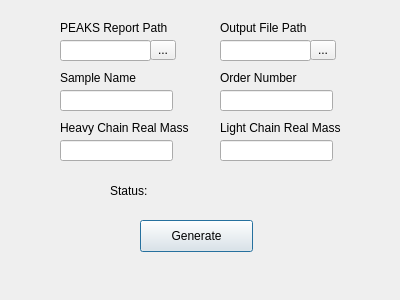
<?xml version="1.0" encoding="UTF-8"?>
<ui version="4.0">
 <class>Report_Auto_Generator</class>
 <widget class="QDialog" name="Report_Auto_Generator">
  <property name="geometry">
   <rect>
    <x>0</x>
    <y>0</y>
    <width>400</width>
    <height>300</height>
   </rect>
  </property>
  <property name="minimumSize">
   <size>
    <width>400</width>
    <height>300</height>
   </size>
  </property>
  <property name="maximumSize">
   <size>
    <width>400</width>
    <height>300</height>
   </size>
  </property>
  <property name="windowTitle">
   <string>Auto_Report_Generator</string>
  </property>
  <widget class="QLabel" name="label_3">
   <property name="geometry">
    <rect>
     <x>220</x>
     <y>70</y>
     <width>121</width>
     <height>16</height>
    </rect>
   </property>
   <property name="text">
    <string>Order Number</string>
   </property>
  </widget>
  <widget class="QLabel" name="label_2">
   <property name="geometry">
    <rect>
     <x>220</x>
     <y>120</y>
     <width>141</width>
     <height>16</height>
    </rect>
   </property>
   <property name="text">
    <string>Light Chain Real Mass</string>
   </property>
  </widget>
  <widget class="QLabel" name="label_5">
   <property name="geometry">
    <rect>
     <x>60</x>
     <y>120</y>
     <width>141</width>
     <height>16</height>
    </rect>
   </property>
   <property name="text">
    <string>Heavy Chain Real Mass</string>
   </property>
  </widget>
  <widget class="QLineEdit" name="hrmass">
   <property name="geometry">
    <rect>
     <x>60</x>
     <y>140</y>
     <width>113</width>
     <height>21</height>
    </rect>
   </property>
  </widget>
  <widget class="QLineEdit" name="sname">
   <property name="geometry">
    <rect>
     <x>60</x>
     <y>90</y>
     <width>113</width>
     <height>21</height>
    </rect>
   </property>
  </widget>
  <widget class="QToolButton" name="Report_path_chooser">
   <property name="geometry">
    <rect>
     <x>150</x>
     <y>40</y>
     <width>26</width>
     <height>20</height>
    </rect>
   </property>
   <property name="text">
    <string>...</string>
   </property>
   <property name="autoRaise">
    <bool>false</bool>
   </property>
  </widget>
  <widget class="QLabel" name="label">
   <property name="geometry">
    <rect>
     <x>60</x>
     <y>20</y>
     <width>121</width>
     <height>16</height>
    </rect>
   </property>
   <property name="text">
    <string>PEAKS Report Path</string>
   </property>
  </widget>
  <widget class="QLineEdit" name="lrmass">
   <property name="geometry">
    <rect>
     <x>220</x>
     <y>140</y>
     <width>113</width>
     <height>21</height>
    </rect>
   </property>
  </widget>
  <widget class="QPushButton" name="generatebin">
   <property name="geometry">
    <rect>
     <x>140</x>
     <y>220</y>
     <width>113</width>
     <height>32</height>
    </rect>
   </property>
   <property name="text">
    <string>Generate</string>
   </property>
  </widget>
  <widget class="QLineEdit" name="onumber">
   <property name="geometry">
    <rect>
     <x>220</x>
     <y>90</y>
     <width>113</width>
     <height>21</height>
    </rect>
   </property>
  </widget>
  <widget class="QLabel" name="label_4">
   <property name="geometry">
    <rect>
     <x>60</x>
     <y>70</y>
     <width>121</width>
     <height>16</height>
    </rect>
   </property>
   <property name="text">
    <string>Sample Name</string>
   </property>
  </widget>
  <widget class="QLineEdit" name="Input_path">
   <property name="geometry">
    <rect>
     <x>60</x>
     <y>40</y>
     <width>91</width>
     <height>21</height>
    </rect>
   </property>
  </widget>
  <widget class="QLineEdit" name="Output_path">
   <property name="geometry">
    <rect>
     <x>220</x>
     <y>40</y>
     <width>91</width>
     <height>21</height>
    </rect>
   </property>
  </widget>
  <widget class="QToolButton" name="Report_outputpath_chooser">
   <property name="geometry">
    <rect>
     <x>310</x>
     <y>40</y>
     <width>26</width>
     <height>20</height>
    </rect>
   </property>
   <property name="text">
    <string>...</string>
   </property>
   <property name="autoRaise">
    <bool>false</bool>
   </property>
  </widget>
  <widget class="QLabel" name="label_6">
   <property name="geometry">
    <rect>
     <x>220</x>
     <y>20</y>
     <width>121</width>
     <height>16</height>
    </rect>
   </property>
   <property name="text">
    <string>Output File Path</string>
   </property>
  </widget>
  <widget class="QLabel" name="label_7">
   <property name="geometry">
    <rect>
     <x>110</x>
     <y>180</y>
     <width>71</width>
     <height>21</height>
    </rect>
   </property>
   <property name="text">
    <string>Status:</string>
   </property>
  </widget>
  <widget class="QLabel" name="stautus">
   <property name="geometry">
    <rect>
     <x>180</x>
     <y>180</y>
     <width>211</width>
     <height>21</height>
    </rect>
   </property>
   <property name="text">
    <string/>
   </property>
  </widget>
 </widget>
 <resources/>
 <connections>
  <connection>
   <sender>generatebin</sender>
   <signal>clicked()</signal>
   <receiver>Report_Auto_Generator</receiver>
   <slot>accept()</slot>
   <hints>
    <hint type="sourcelabel">
     <x>196</x>
     <y>235</y>
    </hint>
    <hint type="destinationlabel">
     <x>199</x>
     <y>149</y>
    </hint>
   </hints>
  </connection>
  <connection>
   <sender>Report_path_chooser</sender>
   <signal>clicked()</signal>
   <receiver>Report_Auto_Generator</receiver>
   <slot>accept()</slot>
   <hints>
    <hint type="sourcelabel">
     <x>162</x>
     <y>69</y>
    </hint>
    <hint type="destinationlabel">
     <x>199</x>
     <y>149</y>
    </hint>
   </hints>
  </connection>
  <connection>
   <sender>Report_outputpath_chooser</sender>
   <signal>clicked()</signal>
   <receiver>Report_Auto_Generator</receiver>
   <slot>accept()</slot>
   <hints>
    <hint type="sourcelabel">
     <x>322</x>
     <y>69</y>
    </hint>
    <hint type="destinationlabel">
     <x>199</x>
     <y>149</y>
    </hint>
   </hints>
  </connection>
 </connections>
</ui>
